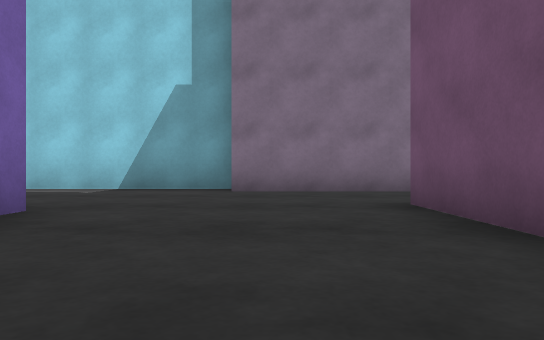
[1] (above)

24 first-person views from a walk through a Gazebo world. The camera is 0.72 m above the floor, looks level and sees 70° across. The floor is counted in squares, 2 m on a side. Each view is taken from the middle of a square. On the plan, view 1 faces up. The plan holds only what a view shows up to about 9 squares ahead; the rest is blank.

[2]
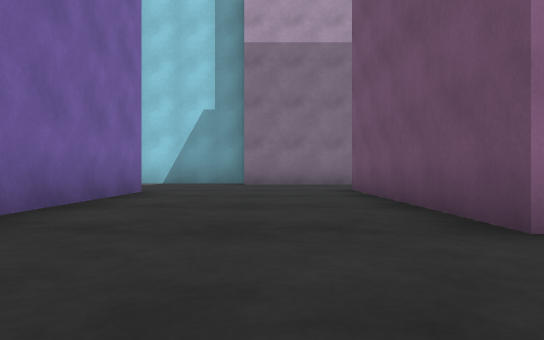

[3]
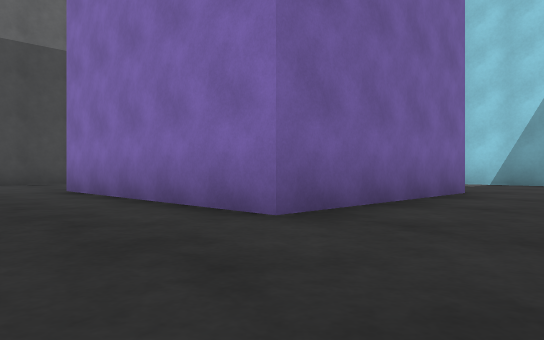

[4]
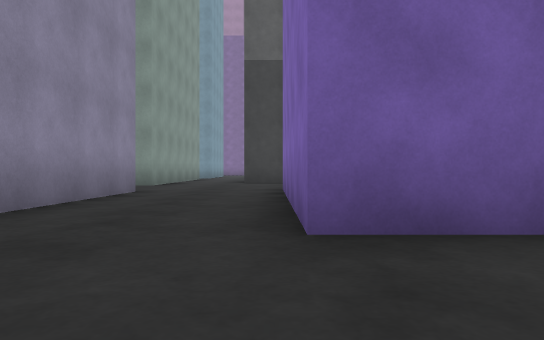

[5]
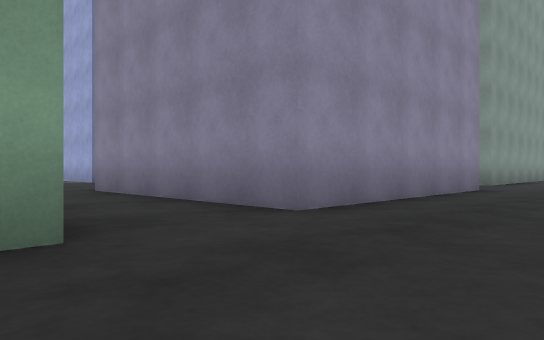

[6]
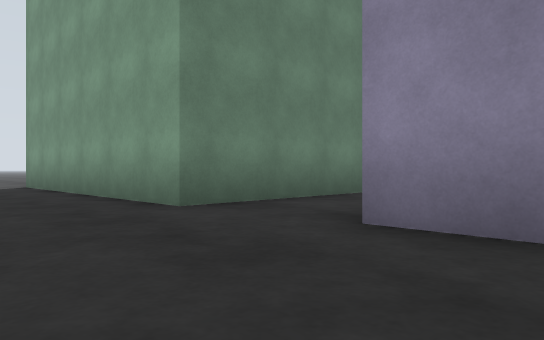

[7]
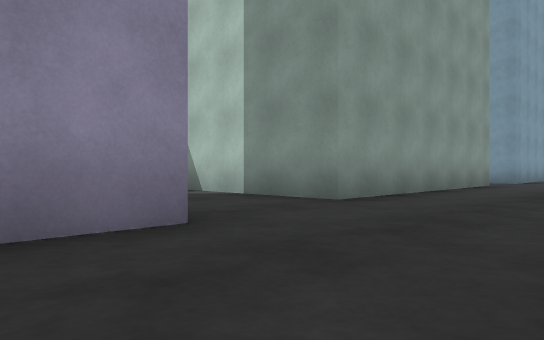

[8]
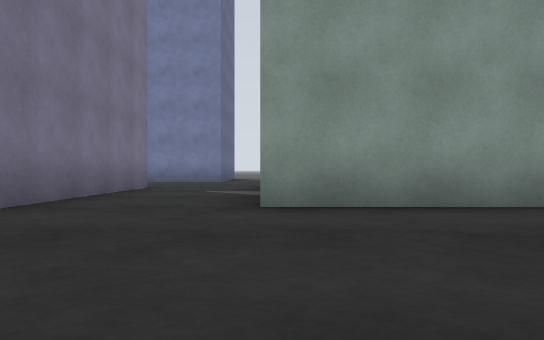

[9]
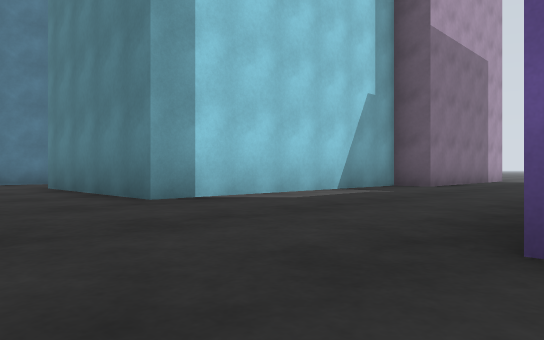

[10]
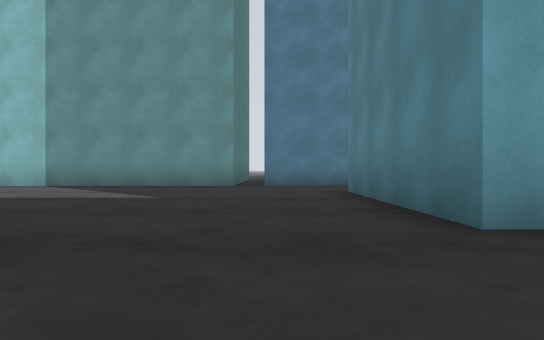

[11]
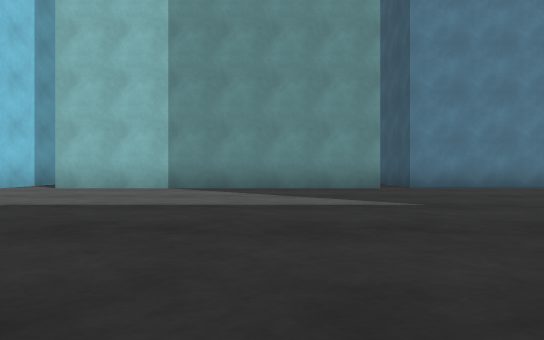

[12]
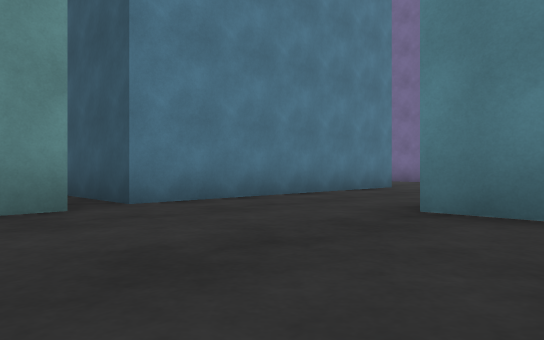

[13]
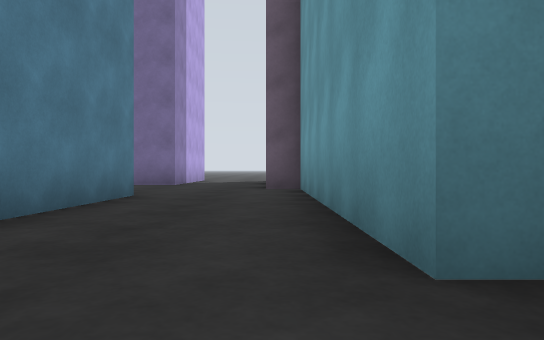

[14]
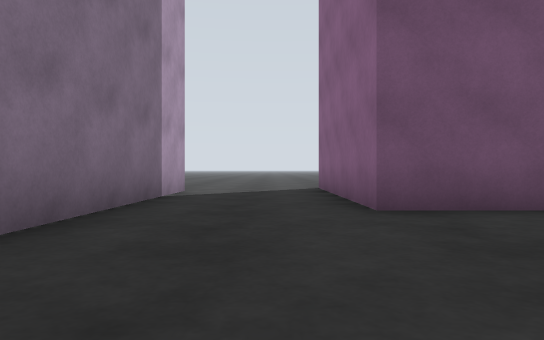

[15]
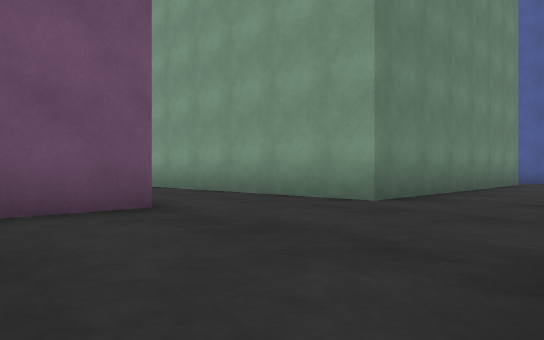

[16]
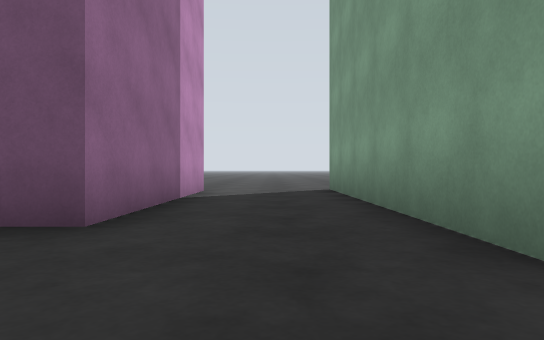

[17]
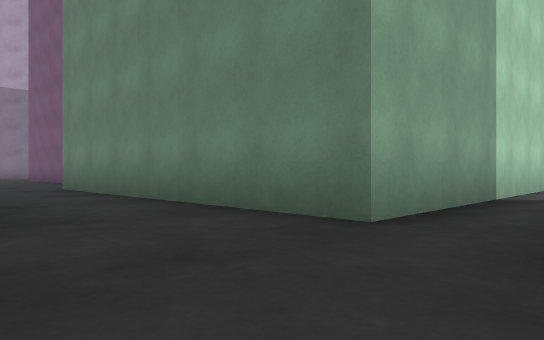

[18]
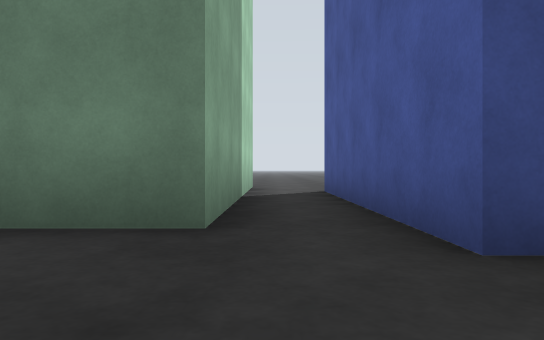

[19]
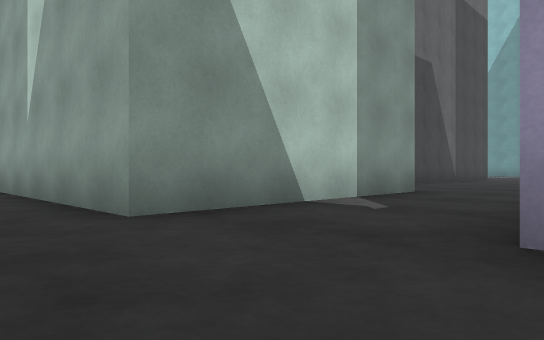

[20]
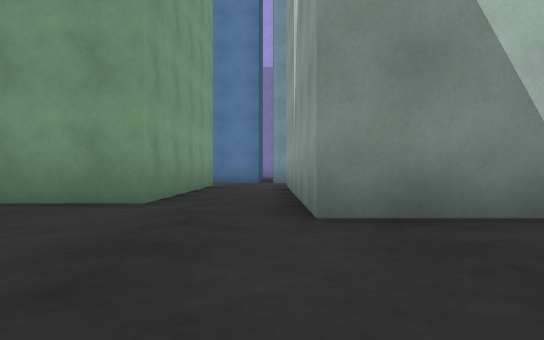

[21]
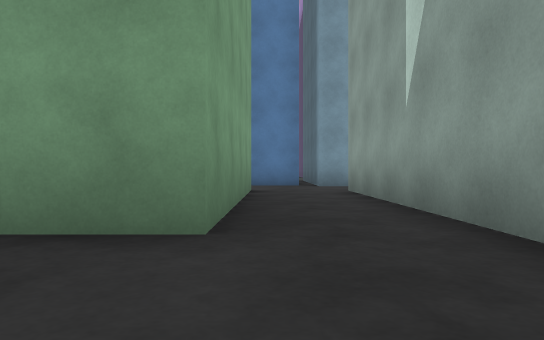

[22]
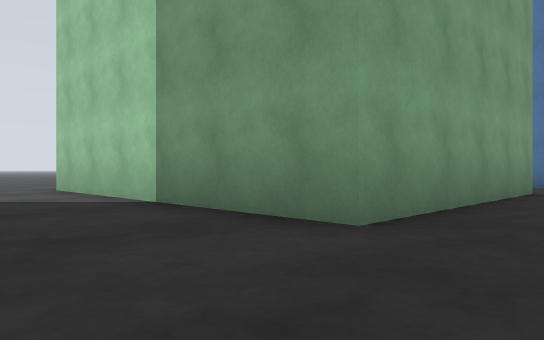

[23]
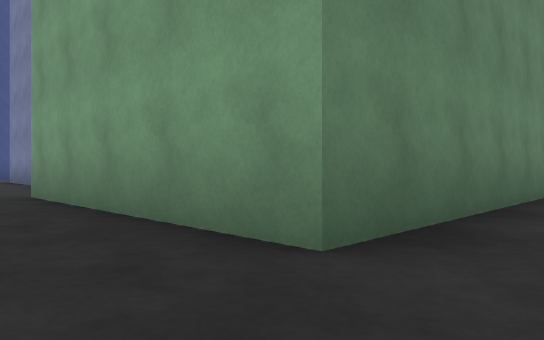

[24]
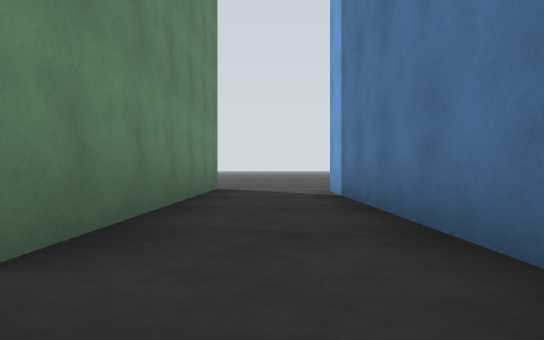

### Floor plan
Key: @ floor where view 1 was taken; . floor; B cyan box; P grey post; M magenta box; L blue box; A dark grey box; G grey box; R green box; C cyan post; U blue post.
Columns run from 17 left of view 1 to 7 right of it. Each row starts with its distance up from view 1.
 16          U
 15 B.       U       ..
 14 B.CCCCCCCUUUUUU....
 13  ..................
 12   ...............P
 11   .........BBBBBB
 10    ........B
  9     .......B
  8     .......BBBBBB
  7      ............PPPPP ..
  6       . .................
  5         .................
  4         ...........MMMM..
  3         ..L   L....M
  2               L....M
  1               L....M
  0         ..LLLLL..@.MMMM
 -1       A..................
 -2     .....................
 -3    ...............RRRRRR.
 -4    PPPPPP..GGGGG..R
 -5         P..G   G..R
 -6         P..G   G..R
 -7         P..G   G..R
 -8 U  PPPPPP..G   G..R
 -9 U...........   ...RRRRRR
-10 L...........   ..........
-11 L.RRRRR....    ..LLLLL...
-12 L.R   R...
-13 L.R   R..
-14 L.R   R..
-15 L.R   R..
-16 ..R   R..
-17 ...    ..
-18 ...

Positions as (right, up) in squares from view 1, and headings:
1: (0, 0), facing up
2: (0, -3), facing up
3: (0, -3), facing up-left
4: (0, -1), facing left
5: (1, -1), facing down-left
6: (-3, -1), facing down-right
7: (-5, -1), facing down-left
8: (-9, 0), facing down
9: (-9, 3), facing up-right
10: (-8, 5), facing up
11: (-11, 6), facing up
12: (-10, 10), facing up-right
13: (-8, 12), facing right
14: (-2, 5), facing right
15: (-2, 1), facing down-right
16: (-1, -2), facing right
17: (-2, -11), facing up-right
18: (-2, -10), facing right
19: (-6, -10), facing up-left
20: (-6, -9), facing left
21: (-8, -10), facing left
22: (-8, -9), facing down-left
23: (-16, -9), facing down-right
24: (-16, -9), facing down
